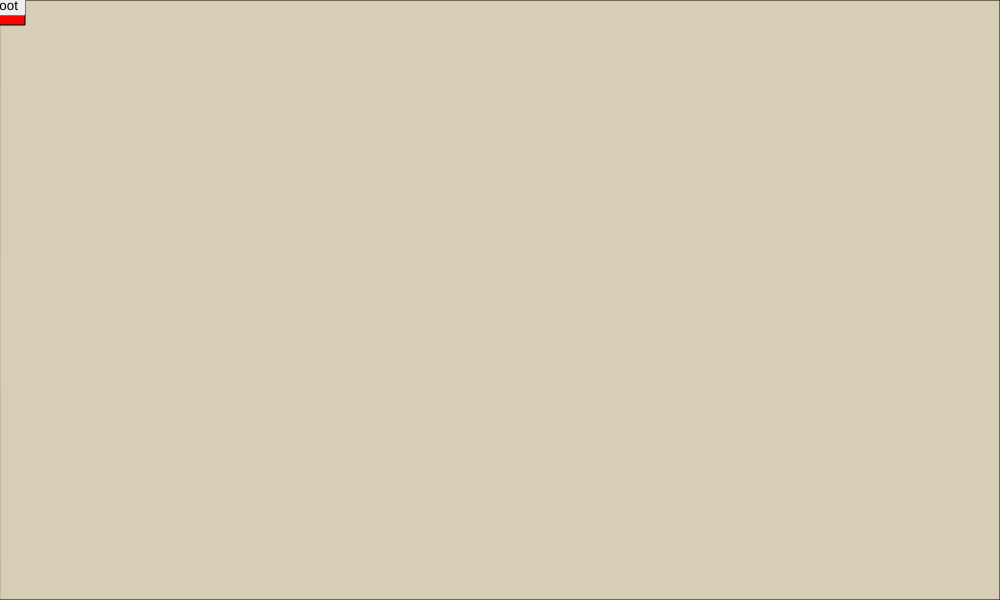
Frame 1 (no input)
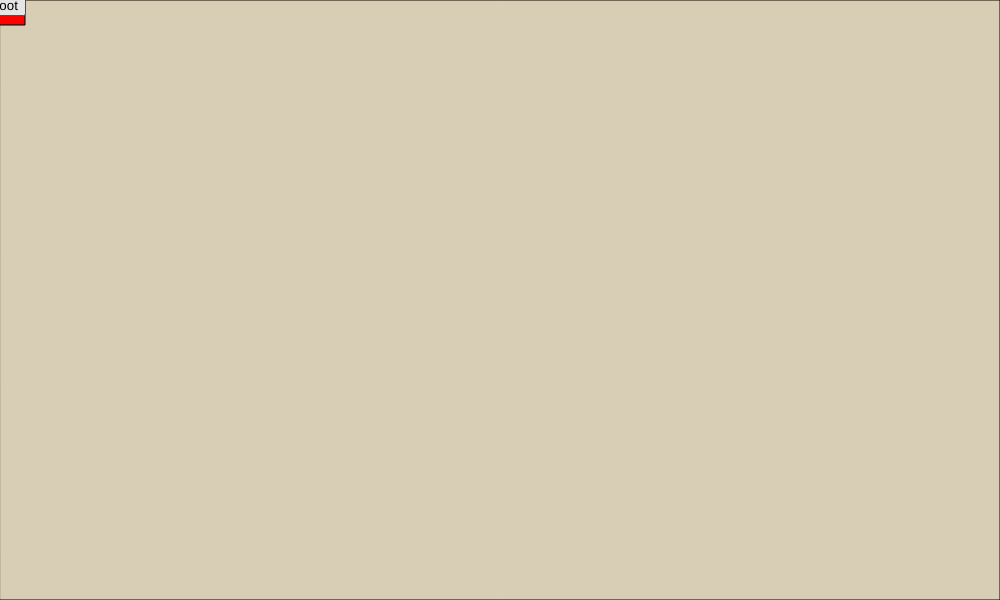
Frame 60 (no input)
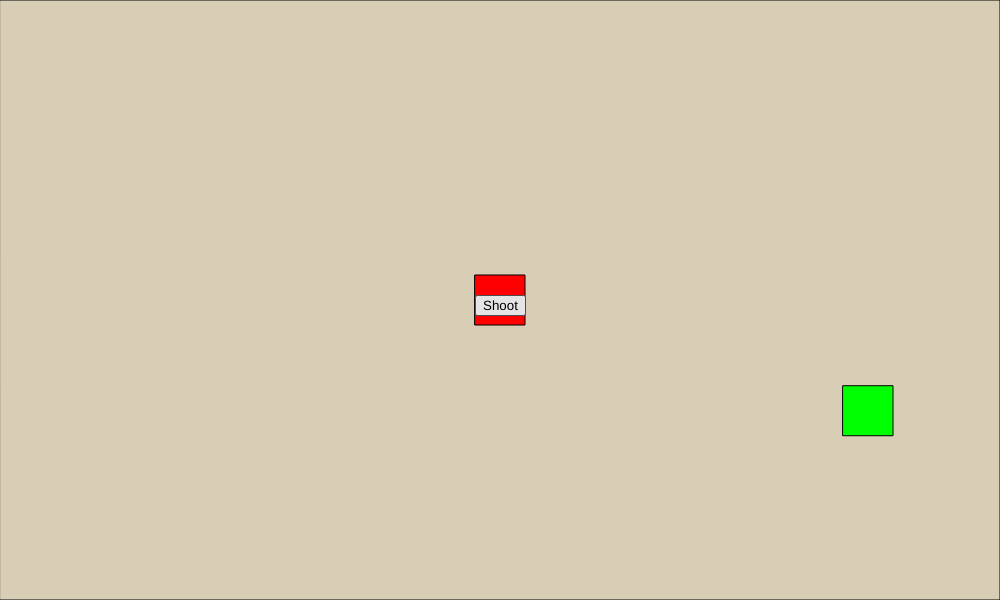
Frame 120 (the mouse pressed at the canvas centre since frame 60)

The p5.js sketch that drew these frames (run headless with seeded random() and noise() and a simulated clock; from frame 60 on, the mouse is pressed at the canvas centre):

// p5.js sketch
// ── sketch.js
var WIDTH = 1000;
var HEIGHT = 600
var xspeed = 0
var yspeed = 0
var xposition = 50
var yposition =  50
var shoot = false
var bulletx = 0
var bullety = 0
var enemyx = 1200
var enemyy = 0
var enemyspeed = 3

function setup() {
  createCanvas(WIDTH,HEIGHT);
  //button
   button = createButton('Shoot');
   button.position(50, 50);
   button.mousePressed(ButtonPressed);
   enemyy = random(100,500);
}

function draw() {
 button.position(mouseX -25, mouseY-5);
 xposition = mouseX - 25 
 yposition = mouseY - 25
 fill(216, 206, 182)
 rect(0,0,WIDTH,HEIGHT)
 //making player
 fill(255,0,0)
 rect(xposition,yposition,50,50)
 //shoot loop
 if (shoot == true) {
  fill(0,0,255)
  rect(bulletx + 50,bullety,10,10)
  bulletx +=10
 }

  fill(0,255,0)
  rect(enemyx,enemyy,50,50)
  enemyx -= enemyspeed
 
  //&& bullety > enemyy && bullety < enemyy + 50
  //&& xposition+bulletx + 50 < enemyx + 50
 if (bulletx+50 > enemyx && bulletx+50 < enemyx+50 && bullety > enemyy && bullety < enemyy + 50)  {
  enemyx=1100
   enemyspeed+=0.3
   enemyy = random(100,500);
 }
  if(enemyx < 0) {
    fill(255,0,0);
    textSize(100)
    text("ur dead lol", 500, 100);
  }
}

function ButtonPressed() {
  bulletx = xposition
  bullety = yposition + 25
  shoot = true
}
